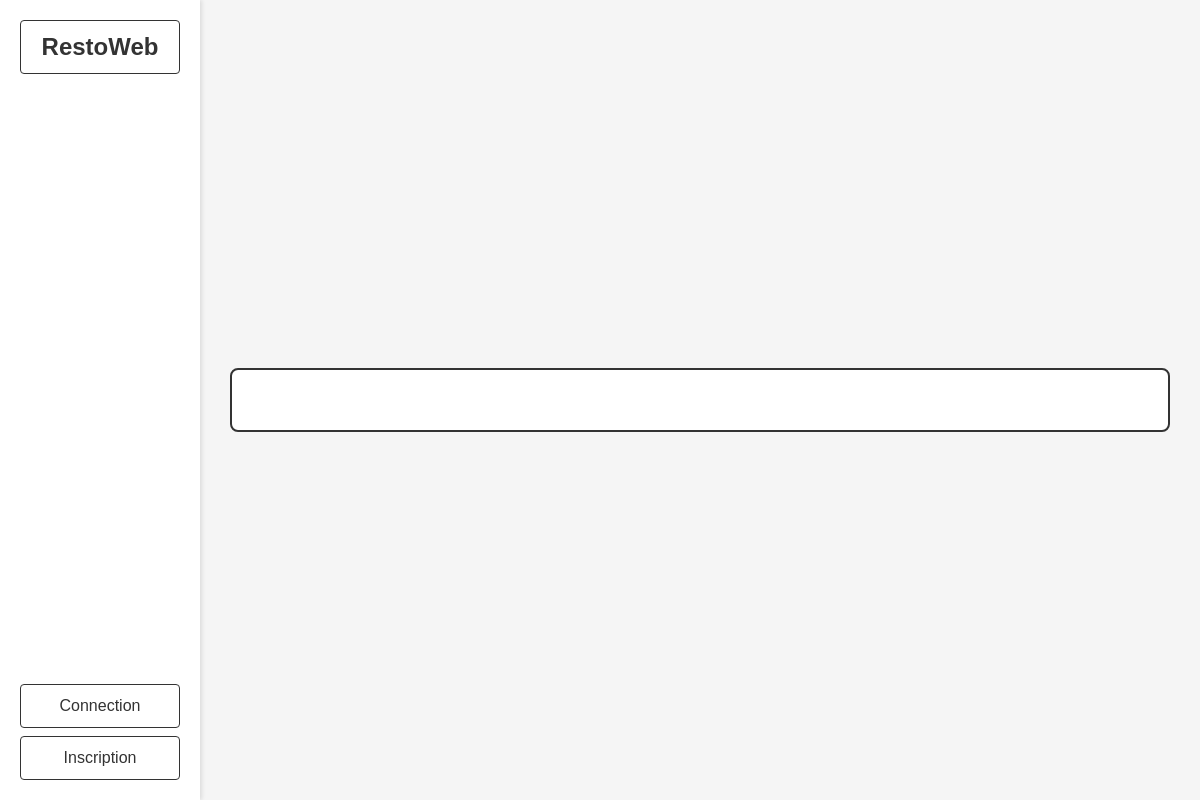
Before: / with the older database file.
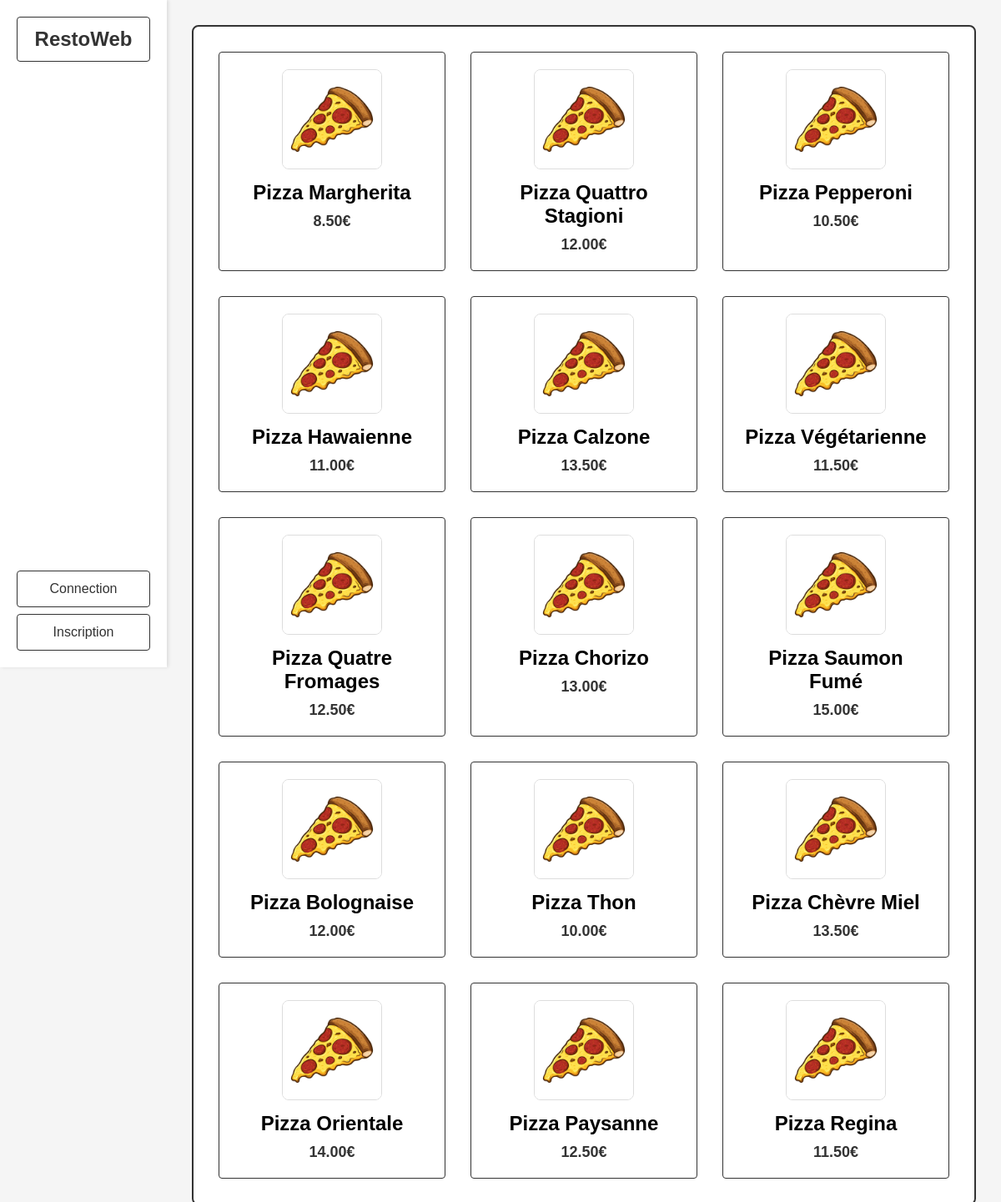
After: the same page with the newer database file.
### tables this page shows
CREATE TABLE `produit` (
  `idProduit` int(11) NOT NULL,
  `libProduit` varchar(255) DEFAULT NULL,
  `prixProduitHT` decimal(15,2) DEFAULT NULL
);

### component/componentArticle.php (the view, shortened to what this page needs)
<?php
    $dbh = db_connect();
    $sql = "SELECT idProduit, libProduit, prixProduitHT FROM produit";
    try {
        $sth = $dbh->prepare($sql);
        $sth->execute();
        $produits = $sth->fetchAll(PDO::FETCH_ASSOC);
    } catch (PDOException $ex) {
        die("Erreur lors de la requête SQL : " . $ex->getMessage());
    }
    foreach ($produits as $produit) {
        echo '<div class="article">';
        echo '<img src="image/pizza.jpg" alt="' . htmlspecialchars($produit['libProduit']) . '">';
        echo '<h2>' . htmlspecialchars($produit['libProduit']) . '</h2>';
        echo '<h3>' . htmlspecialchars($produit['prixProduitHT']) . '€</h3>';
        echo '</div>';
    }
?>

### component/componentDocType.php (shortened to what this page needs)
<!DOCTYPE html>
<html lang="fr">
<head>
    <link rel="stylesheet" href="main.css">
</head>

### index.php (shortened to what this page needs)
<?php
    include "component/componentDocType.php";
?>
<body>
    <?php
        include "component/componentNav.php";
    ?>
    <section class="sectionArticle" id="sectionArticle">
        <div class="areaArticle">
            <?php
                include "component/componentArticle.php";
            ?>
        </div>
    </section>
</body>
</html>

### component/componentNav.php
<nav>
    <div class="logo"><a href="index.php">RestoWeb</a></div>
    <div class="auth-buttons">
        <div><a href="connection.php">Connection</a></div>
        <div><a href="inscription.php">Inscription</a></div>
    </div>
</nav>

Changed rows visible on the page:
added produit: libProduit "Pizza Margherita", prixProduitHT "8.50"
added produit: libProduit "Pizza Quattro Stagioni", prixProduitHT "12.00"
added produit: libProduit "Pizza Pepperoni", prixProduitHT "10.50"
added produit: libProduit "Pizza Hawaienne", prixProduitHT "11.00"
added produit: libProduit "Pizza Calzone", prixProduitHT "13.50"
added produit: libProduit "Pizza Végétarienne", prixProduitHT "11.50"
added produit: libProduit "Pizza Quatre Fromages", prixProduitHT "12.50"
added produit: libProduit "Pizza Chorizo", prixProduitHT "13.00"
added produit: libProduit "Pizza Saumon Fumé", prixProduitHT "15.00"
added produit: libProduit "Pizza Bolognaise", prixProduitHT "12.00"
added produit: libProduit "Pizza Thon", prixProduitHT "10.00"
added produit: libProduit "Pizza Chèvre Miel", prixProduitHT "13.50"
added produit: libProduit "Pizza Orientale", prixProduitHT "14.00"
added produit: libProduit "Pizza Paysanne", prixProduitHT "12.50"
added produit: libProduit "Pizza Regina", prixProduitHT "11.50"
